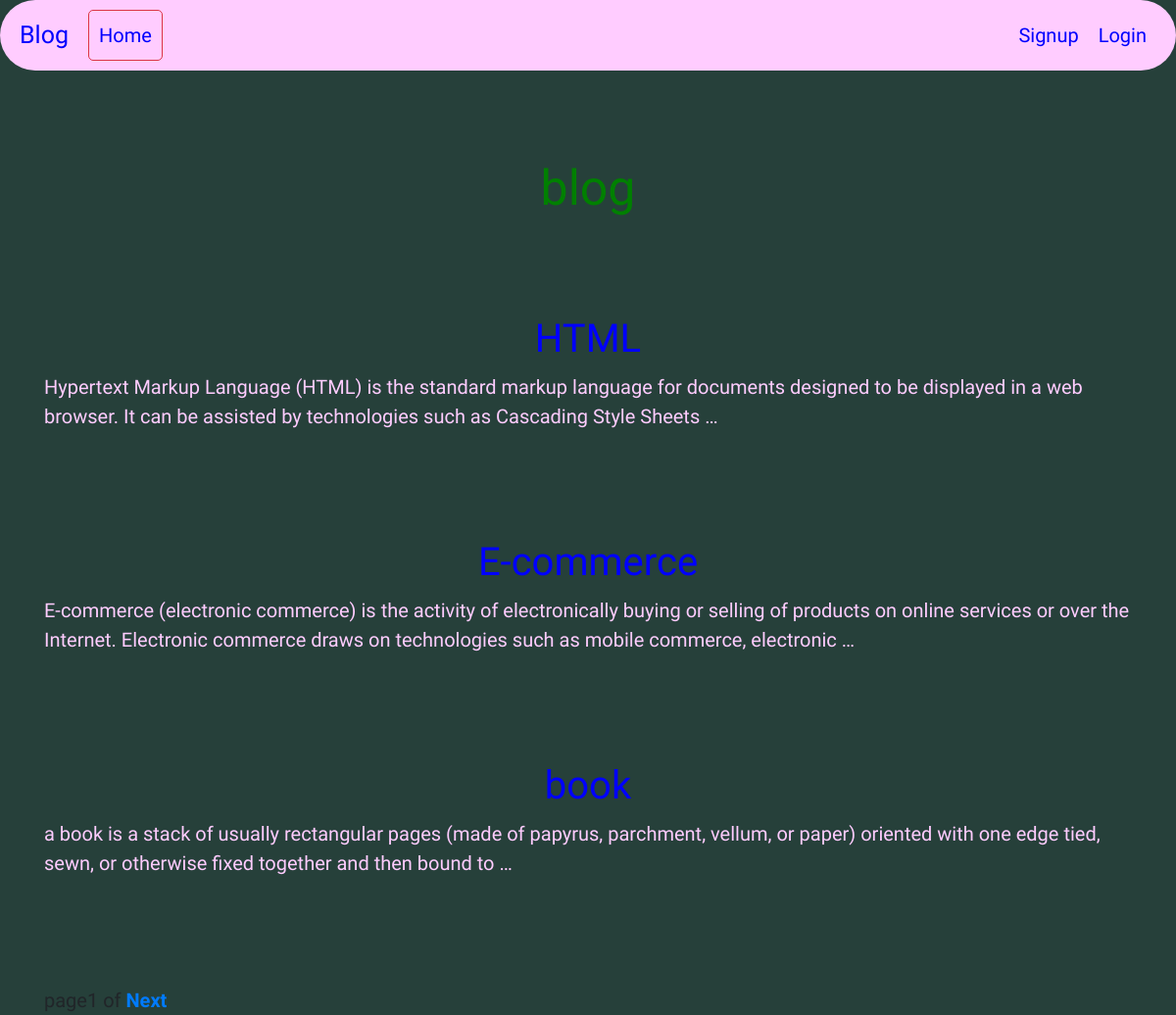
The app's page /, older data.
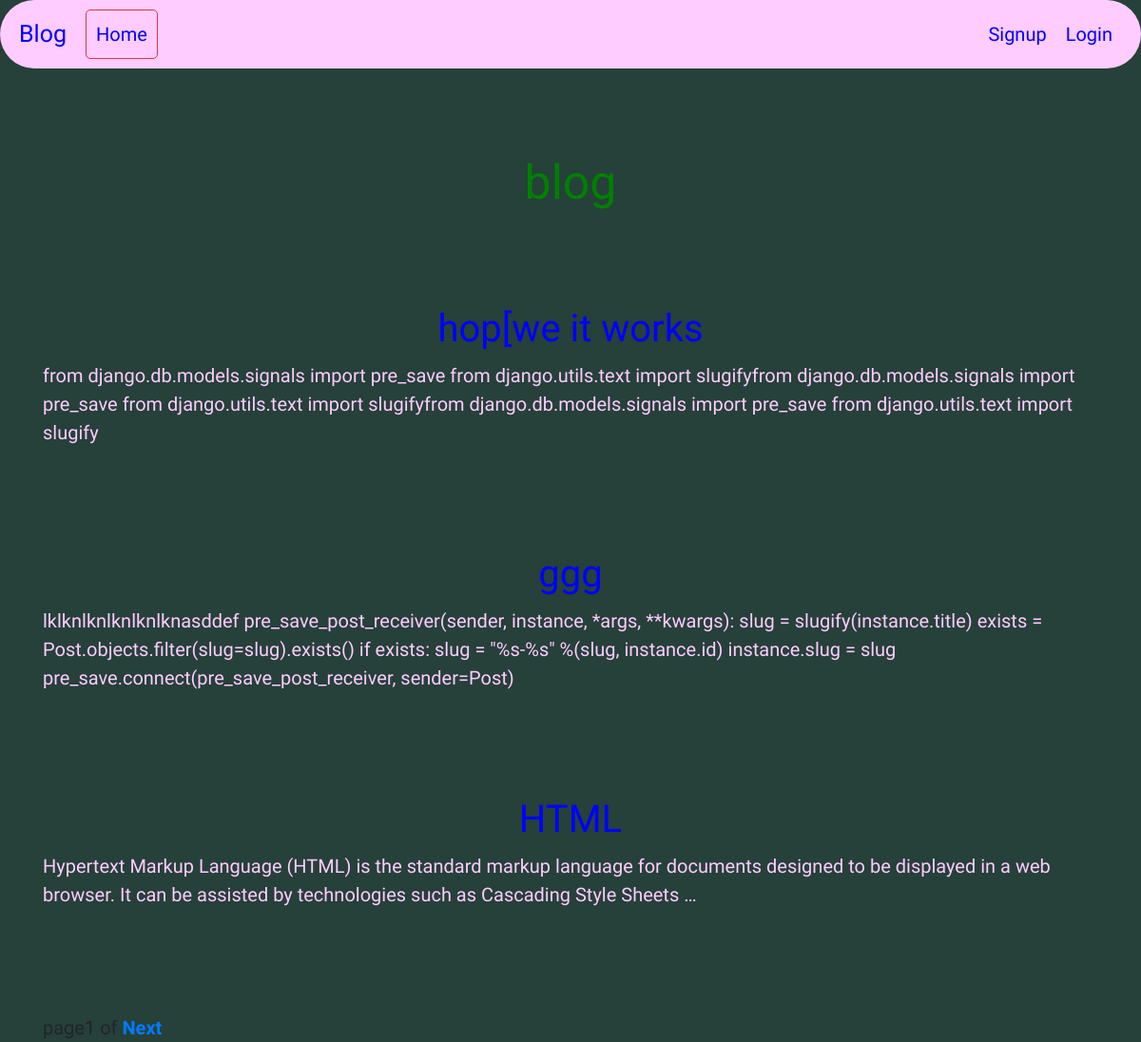
The same page, newer data.
### blogapp/models.py (models this page shows, shortened)
class Post(models.Model):
    STATUS_CHOICES=(('draft','Draft'),('published','Published'))
    title=models.CharField(max_length=260)
    slug=models.SlugField(max_length=264,unique_for_date='publish')
    author=models.ForeignKey(User,related_name='blog_post',on_delete=models.PROTECT)
    body=models.TextField()
    publish=models.DateTimeField(default=timezone.now)
    created=models.DateTimeField(auto_now_add=True)
    updated=models.DateTimeField(auto_now=True)
    status=models.CharField(max_length=20,choices=STATUS_CHOICES,default='draft')
    objects=CustomManager()
    class Meta:
        ordering=('-publish',)

### blogapp/views.py (the view)
# urls.py: path('',views.post_list_view),
def post_list_view(request):
    post_list=Post.objects.all()
    paginator=Paginator(post_list,3)
    page_number=request.GET.get('page')
    try:
        post_list=paginator.page(page_number)
    except PageNotAnInteger:
        post_list=paginator.page(1)
    except EmptyPage:
        post_list=paginator.page(paginator.num_page)
    return render(request,'blogapp/post_list.html',{'post_list':post_list})

### blogapp/models.py (called while the page is built)
    def get_queryset(self):
        return super().get_queryset().filter(status='published')

### templates/blogapp/post_list.html (shortened to what this page needs)
{% extends "blogapp/base.html" %}
{%block content%}
<br><br><br>
<h1 align='center'>blog</h1>
<br><br><br>
<div class="view overlay zoom" id="div1">
  <table>
    <tr>
  {% for post in post_list %}
  <div class="contner" align="center">
    <h2><a id="a2" href="/detail/{{post.id}}" >{{post.title}}</a></h2>
  </div>
    {{post.body| truncatewords:30|linebreaks}}<br><br><br>
  {% endfor %}
  </tr>
  </table>
</div>
{% include 'blogapp/pagination.html' with page=post_list %}
{% endblock %}

Row changes from the older to the newer data that the page shows:
no longer on this page (row unchanged): Post: title "E-commerce", body "E-commerce (electronic commerce) is the activity of electronically buying or selling of products on online services or over the Internet. Electronic commerce draws on technologies such as mobile commerce, electronic …"
no longer on this page (row unchanged): Post: title "book", body "a book is a stack of usually rectangular pages (made of papyrus, parchment, vellum, or paper) oriented with one edge tied, sewn, or otherwise fixed together and then bound to …"
added Post: title "hop[we it works", body "from django.db.models.signals import pre_save from django.utils.text import slugifyfrom django.db.models.signals import pre_save from django.utils.text import slugifyfrom django.db.models.signals import pre_save from django.utils.text import slugify"
added Post: title "ggg", body "lklknlknlknlknlknasddef pre_save_post_receiver(sender, instance, *args, **kwargs): slug = slugify(instance.title) exists = Post.objects.filter(slug=slug).exists() if exists: slug = \"%s-%s\" %(slug, instance.id) instance.slug = slug pre_save.connect(pre_save_post_receiver, sender=Post)"
